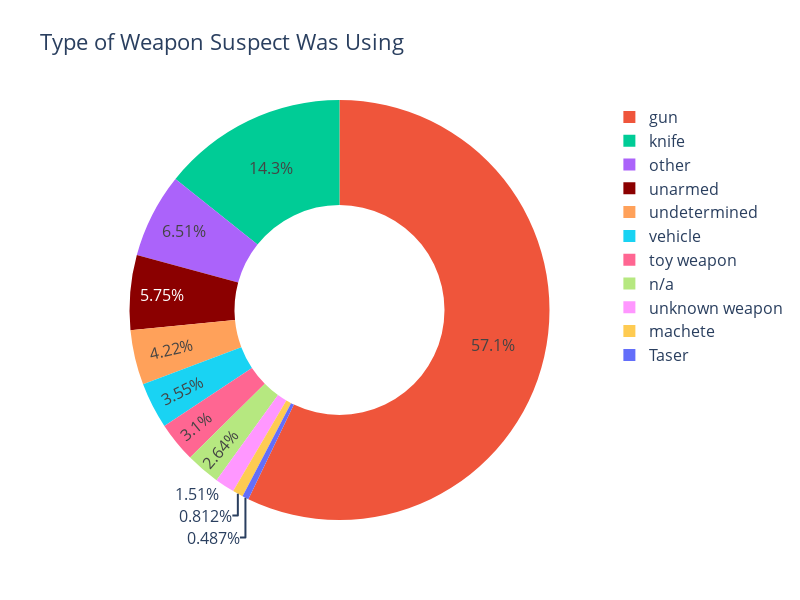

Notebook code cell kept with this figure:
### Code cell
fig = px.pie(df_fatalities_type_arm,
             values=df_fatalities_type_arm.values,
             names=df_fatalities_type_arm.index,
             color=df_fatalities_type_arm.index,
             title="Type of Weapon Suspect Was Using",
             width=800,
             height=600,
             hole=.5,
             color_discrete_map={"unarmed": "darkred"})

fig.update_layout(font={"size": 16})

fig.show()

### Figure 1 — Plotly figure (JSON) as saved in the notebook; plotly's stock layout.template omitted (floating-point values rounded to 4 significant figures)
{"data": [{"customdata": [["gun"], ["knife"], ["other"], ["unarmed"], ["undetermined"], ["vehicle"], ["toy weapon"], ["n/a"], ["unknown weapon"], ["machete"], ["Taser"]], "domain": {"x": [0, 1], "y": [0, 1]}, "hole": 0.5, "hovertemplate": "armed=%{customdata[0]}<br>value=%{value}<extra></extra>", "labels": ["gun", "knife", "other", "unarmed", "undetermined", "vehicle", "toy weapon", "n/a", "unknown weapon", "machete", "Taser"], "legendgroup": "", "marker": {"colors": ["#EF553B", "#00cc96", "#ab63fa", "darkred", "#FFA15A", "#19d3f3", "#FF6692", "#B6E880", "#FF97FF", "#FECB52", "#636efa"]}, "name": "", "showlegend": true, "type": "pie", "values": [4573, 1142, 521, 460, 338, 284, 248, 211, 121, 65, 39]}], "layout": {"font": {"size": 16}, "height": 600, "legend": {"tracegroupgap": 0}, "title": {"text": "Type of Weapon Suspect Was Using"}, "width": 800}}
